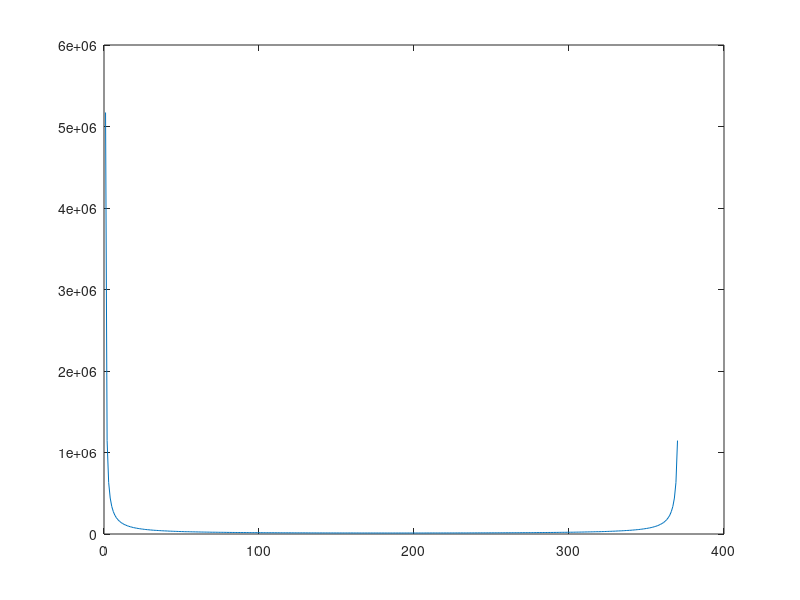
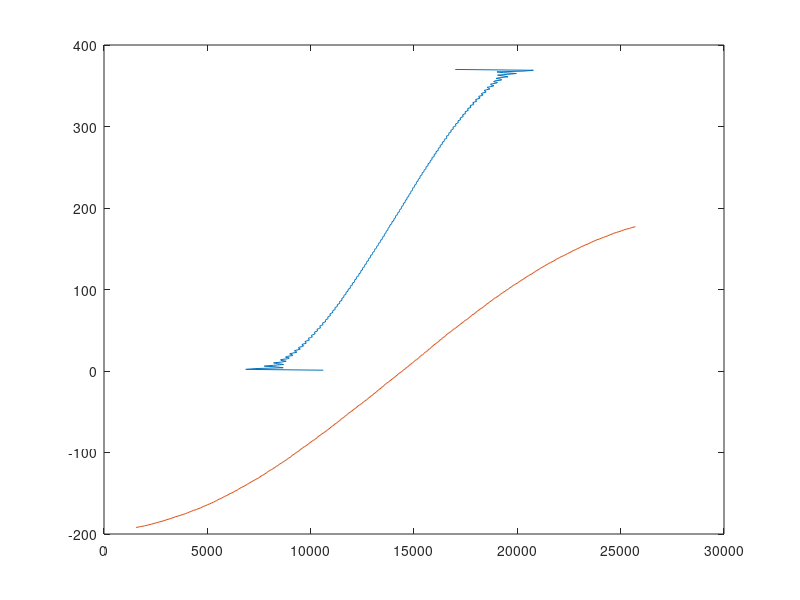

These charts were generated, in order, by the following MATLAB code:
clear
angle = [0,0,0,0,0,0,0,0,-192,-191,-190,-189,-188,-187,-186,-185,-184,-183,-182,-181,-180,-179,-178,-177,-176,-175,-174,-173,-172,-171,-170,-169,-168,-167,-166,-165,-164,-163,-162,-161,-160,-159,-158,-157,-156,-155,-154,-153,-152,-151,-150,-149,-148,-147,-146,-145,-144,-143,-142,-141,-140,-139,-138,-137,-136,-135,-134,-133,-132,-131,-130,-129,-128,-127,-126,-125,-124,-123,-122,-121,-120,-119,-118,-117,-116,-115,-114,-113,-112,-111,-110,-109,-108,-107,-106,-105,-104,-103,-102,-101,-100,-99,-98,-97,-96,-95,-94,-93,-92,-91,-90,-89,-88,-87,-86,-85,-84,-83,-82,-81,-80,-79,-78,-77,-76,-75,-74,-73,-72,-71,-70,-69,-68,-67,-66,-65,-64,-63,-62,-61,-60,-59,-58,-57,-56,-55,-54,-53,-52,-51,-50,-49,-48,-47,-46,-45,-44,-43,-42,-41,-40,-39,-38,-37,-36,-35,-34,-33,-32,-31,-30,-29,-28,-27,-26,-25,-24,-23,-22,-21,-20,-19,-18,-17,-16,-15,-14,-13,-12,-11,-10,-9,-8,-7,-6,-5,-4,-3,-2,-1,0,1,2,3,4,5,6,7,8,9,10,11,12,13,14,15,16,17,18,19,20,21,22,23,24,25,26,27,28,29,30,31,32,33,34,35,36,37,38,39,40,41,42,43,44,45,46,47,48,49,50,51,52,53,54,55,56,57,58,59,60,61,62,63,64,65,66,67,68,69,70,71,72,73,74,75,76,77,78,79,80,81,82,83,84,85,86,87,88,89,90,91,92,93,94,95,96,97,98,99,100,101,102,103,104,105,106,107,108,109,110,111,112,113,114,115,116,117,118,119,120,121,122,123,124,125,126,127,128,129,130,131,132,133,134,135,136,137,138,139,140,141,142,143,144,145,146,147,148,149,150,151,152,153,154,155,156,157,158,159,160,161,162,163,164,165,166,167,168,169,170,171,172,173,174,175,176,177,0,0,0,0,0,0,0,0,0,0,0,0,0,0,0,0,0,0,0,0,0,0];
t = [0,0,0,37364,520,31793,30002,28876,1552,1752,1966,2122,2287,2423,2572,2700,2858,2974,3096,3234,3337,3442,3580,3714,3827,3939,4046,4137,4238,4320,4472,4552,4675,4744,4828,4940,5007,5120,5198,5296,5370,5450,5510,5597,5689,5760,5831,5916,5992,6059,6143,6241,6299,6362,6458,6505,6576,6634,6723,6803,6872,6935,7002,7066,7133,7202,7276,7338,7418,7490,7548,7595,7670,7748,7795,7860,7902,7967,8020,8105,8165,8228,8288,8339,8417,8451,8505,8596,8634,8718,8754,8830,8874,8921,9004,9053,9082,9133,9213,9251,9322,9360,9436,9467,9521,9588,9623,9695,9757,9813,9873,9906,9971,10016,10076,10141,10194,10252,10305,10328,10390,10448,10506,10555,10615,10676,10734,10774,10823,10881,10934,10981,11019,11079,11142,11175,11251,11295,11344,11389,11445,11474,11532,11603,11636,11683,11743,11779,11837,11875,11942,11993,12051,12089,12156,12205,12247,12281,12357,12412,12468,12499,12557,12608,12675,12713,12760,12803,12867,12912,12958,13030,13039,13119,13168,13195,13262,13284,13349,13407,13436,13498,13549,13569,13629,13663,13750,13775,13841,13884,13939,13986,14049,14098,14133,14191,14216,14276,14327,14394,14437,14481,14546,14586,14628,14682,14742,14763,14836,14865,14929,14972,15023,15061,15130,15168,15228,15257,15315,15343,15418,15464,15498,15551,15607,15661,15685,15743,15808,15824,15881,15932,15961,16024,16075,16133,16184,16222,16260,16329,16350,16405,16472,16521,16550,16599,16650,16708,16760,16815,16864,16902,16962,17020,17078,17112,17185,17206,17272,17333,17379,17428,17471,17542,17598,17642,17694,17734,17787,17817,17914,17957,17986,18059,18084,18151,18204,18269,18327,18371,18418,18478,18512,18574,18634,18668,18739,18795,18838,18886,18953,19025,19074,19134,19183,19221,19288,19343,19424,19453,19533,19584,19631,19700,19754,19796,19867,19934,20012,20059,20115,20182,20240,20311,20360,20407,20489,20540,20603,20694,20752,20799,20873,20915,20997,21064,21111,21191,21256,21315,21381,21466,21517,21604,21680,21758,21824,21878,21960,22032,22099,22192,22284,22353,22424,22502,22591,22656,22734,22814,22908,22992,23055,23153,23231,23327,23429,23505,23590,23675,23764,23848,23978,24071,24161,24283,24379,24470,24580,24663,24800,24918,25048,25137,25268,25433,25538,25712,7100,570,902,1569,1907,2246,2574,2930,3262,3547,3855,4116,4546,4954,5230,5535,50724,30116,23933,9810,6394,4838];
angle = angle(9:400 - 22);
t = t(9:400 - 22);
% angle2(length(angle) - 9) = 0;
% t2(length(t) - 9) = 0;
% for i = 10:length(t)
%     angle2(i - 9) = sum(angle(i-9:i))/10;
%     t2(i - 9) = sum(t(i - 9:i))/10;
% end
% figure(1);
% plot(t2,angle2);
% figure(2);
% plot(t2(1:length(t2)-1),1./diff(t2));

angle2(length(angle)) = 0;
t2(length(t)) = 0;
ff = fft(t);
plot(1:length(ff),abs(ff));
%ff(1:length(ff)/2 - 120) = 0;
ff(100:length(ff)) = 0;
iff = ifft(ff);
figure(2)
plot(iff,1:length(iff))
hold on
plot(t,angle)